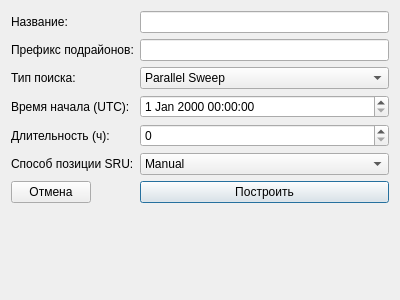
<?xml version="1.0" encoding="UTF-8"?>
<ui version="4.0">
 <class>SearchAreaForm</class>
 <widget class="QDialog" name="SearchAreaForm">
  <property name="geometry">
   <rect>
    <x>0</x>
    <y>0</y>
    <width>400</width>
    <height>300</height>
   </rect>
  </property>
  <property name="windowTitle">
   <string>Форма для создания района</string>
  </property>
  <layout class="QFormLayout" name="formLayout">
   <item row="0" column="0">
    <widget class="QLabel" name="label">
     <property name="text">
      <string>Название:</string>
     </property>
    </widget>
   </item>
   <item row="0" column="1">
    <widget class="QLineEdit" name="lineEdit"/>
   </item>
   <item row="1" column="0">
    <widget class="QLabel" name="label_2">
     <property name="text">
      <string>Префикс подрайонов:</string>
     </property>
    </widget>
   </item>
   <item row="1" column="1">
    <widget class="QLineEdit" name="lineEdit_2"/>
   </item>
   <item row="2" column="0">
    <widget class="QLabel" name="label_3">
     <property name="text">
      <string>Тип поиска:</string>
     </property>
    </widget>
   </item>
   <item row="2" column="1">
    <widget class="QComboBox" name="comboBox">
     <item>
      <property name="text">
       <string>Parallel Sweep</string>
      </property>
     </item>
     <item>
      <property name="text">
       <string>Sector</string>
      </property>
     </item>
     <item>
      <property name="text">
       <string>Expanding Square</string>
      </property>
     </item>
    </widget>
   </item>
   <item row="3" column="0">
    <widget class="QLabel" name="label_4">
     <property name="text">
      <string>Время начала (UTC):</string>
     </property>
    </widget>
   </item>
   <item row="3" column="1">
    <widget class="QDateTimeEdit" name="dateTimeEdit"/>
   </item>
   <item row="4" column="0">
    <widget class="QLabel" name="label_5">
     <property name="text">
      <string>Длительность (ч):</string>
     </property>
    </widget>
   </item>
   <item row="4" column="1">
    <widget class="QSpinBox" name="spinBox"/>
   </item>
   <item row="5" column="0">
    <widget class="QLabel" name="label_6">
     <property name="text">
      <string>Способ позиции SRU:</string>
     </property>
    </widget>
   </item>
   <item row="5" column="1">
    <widget class="QComboBox" name="comboBox_2">
     <item>
      <property name="text">
       <string>Manual</string>
      </property>
     </item>
     <item>
      <property name="text">
       <string>From LKP</string>
      </property>
     </item>
     <item>
      <property name="text">
       <string>Calculated</string>
      </property>
     </item>
    </widget>
   </item>
   <item row="6" column="1">
    <widget class="QPushButton" name="pushButton">
     <property name="text">
      <string>Построить</string>
     </property>
    </widget>
   </item>
   <item row="6" column="0">
    <widget class="QPushButton" name="pushButton_2">
     <property name="text">
      <string>Отмена</string>
     </property>
    </widget>
   </item>
  </layout>
 </widget>
 <resources/>
 <connections/>
</ui>
